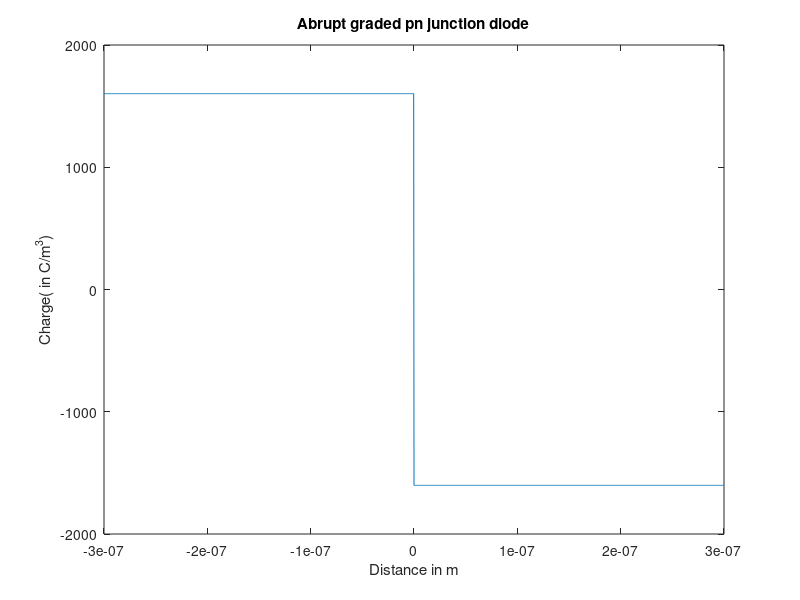
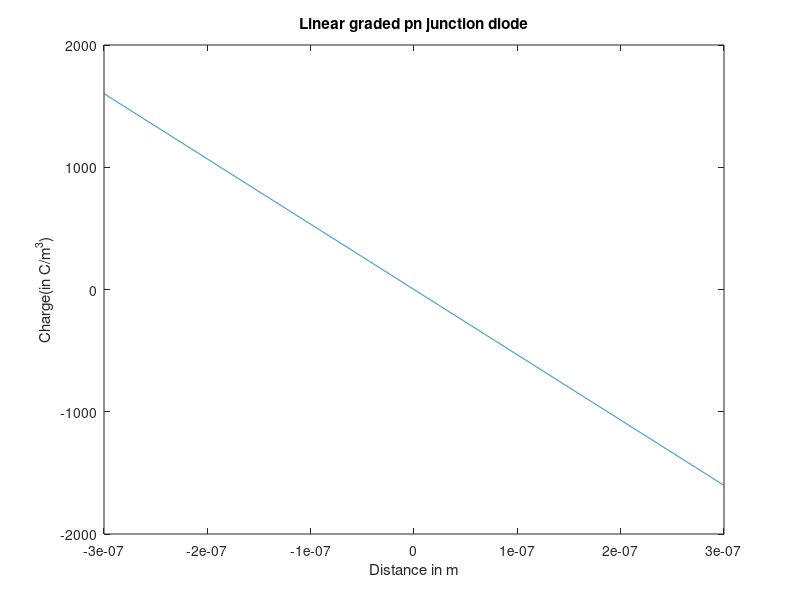
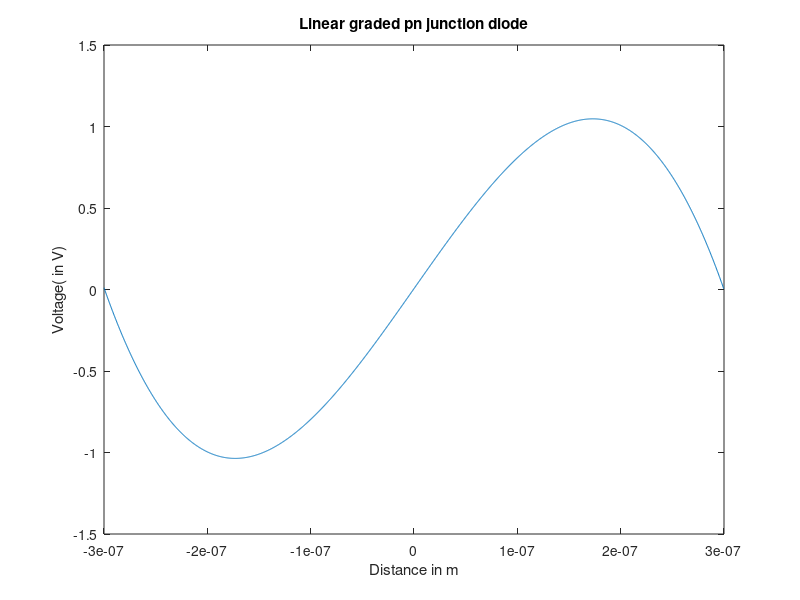
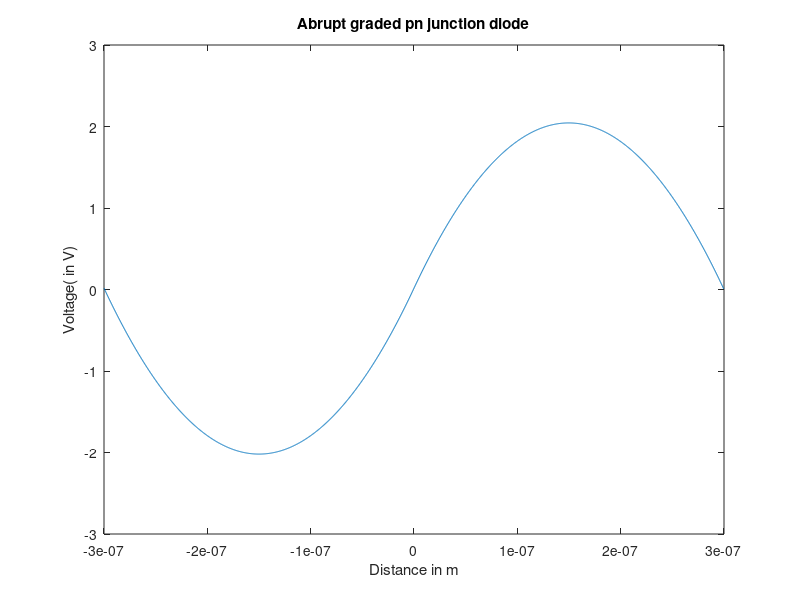

Recreate these plots in MATLAB, in order.
clear
%%abrupt

n = 1000
xn = n
xp = n
delx =1

e0 = 8.854 * 10^-12 
h = (0.6*10^-6)/(2*n)
w = (xn+xp)*h
rho_abrupt = zeros(1,xn+xp);
rho_lin = zeros(1,xn+xp);
Nd = 10^22;
Na = 10^22;
q = (1.60217662 * 10^-19 );
value = -1*xp;
x = zeros(1,xn+xp);
for i = 1:xp
    x(i) = value*h;
    rho_abrupt(i) = 1*q*Nd/e0;
    rho_lin(i) = -q*x(i)*(Nd + Na)/(e0*w);
    value = value +1;
end
for i = xp+1:xn+xp
    x(i) = value*h;
    rho_abrupt(i) = -1*q*Na/e0;
    rho_lin(i) = -q*x(i)*(Nd + Na)/(e0*w);
    
    value = value +1;
end
A = zeros(xn+xp,xn+xp);
B_lin = zeros(xn+xp,1);
B_abrupt = zeros(xn+xp,1);
for i = 2:(xn+xp - 1)
    A (i,i-1) =1;
    A (i,i) = -2;
    A (i,i+1) = 1;
    B_lin(i) = h*h*rho_lin(i);
    B_abrupt(i) = h*h*rho_abrupt(i);

end
A(1,1)= -1;
A(1,2)= +2;
A(xn+xp,xn+xp-1)= -1;
A(xn+xp,xn+xp)=2;
B_lin(1) = h*h*rho_lin(1);
B_abrupt(xn+xp) = h*h*rho_abrupt(xn+xp);


[L,U] = lu(A);
L_inv = L^-1;
U_inv = U^-1;
A_inv = (A^-1);

y_lin = (L_inv) * B_lin;
x_lin = (U_inv) * y_lin;
Vact_lin = A_inv * B_lin;
Diff_lin = Vact_lin - x_lin;


y_abrupt = (L_inv) * B_abrupt;
x_abrupt = (U_inv) * y_abrupt;
Vact_abrupt = A_inv * B_abrupt;

Diff_abrupt=(abs( Vact_abrupt - x_abrupt)*100)./x_abrupt;
Diff_lin = (abs(Vact_lin - x_lin)*100)./x_lin;
sum_abrupt = sum(Diff_abrupt)/n
sum_lin = sum(Diff_lin)/n
figure(1)
plot(x,rho_abrupt*e0)
xlabel('Distance in m' )
ylabel('Charge( in C/m^3)')
title('Abrupt graded pn junction diode')
figure(2)
plot(x,rho_lin*e0)
xlabel('Distance in m' )
ylabel('Charge(in C/m^3)')
title('Linear graded pn junction diode')
figure(3)
plot(x,x_lin)
title('Linear graded pn junction diode')
xlabel('Distance in m' )
ylabel('Voltage( in V)')
figure(4)
plot(x,x_abrupt)
xlabel('Distance in m' )
ylabel('Voltage( in V)')
title('Abrupt graded pn junction diode')
figure(6)
plot(x,Diff_lin)
xlabel('Distance in m' )
ylabel('Voltage( in V)')
title('Linear graded pn junction diode')
figure(5)
plot(x,Diff_abrupt)
xlabel('Distance in m' )
ylabel('Voltage( in V)')
title('Abrupt graded pn junction diode')
